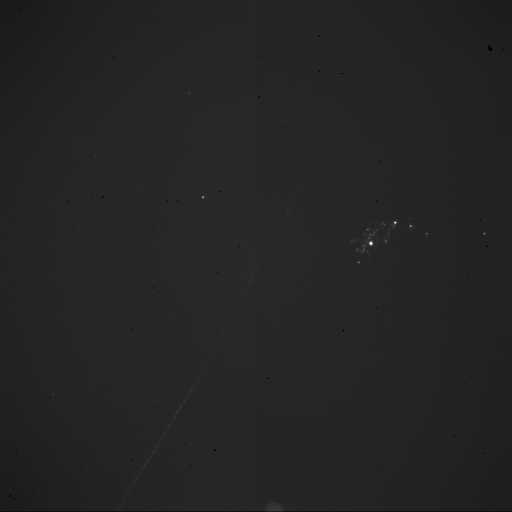
#> input picture scratch-lib/04_s.bmp, 512 x 512 px
$ python -i overlay_scratches.py   (imports and definitions only)
#> lines starting #> are read from the running program, lines starting #| are printed output that depends on the picture; after the words box and inside, x2 and y2 are one past the last pixel; in counts of white or black regions, pixels touching at a corner belong together
#!/usr/bin/env python3
"""
Script to overlay scratches from BMP files onto clean fiber optic images.
The scratches are extracted from dark background BMP files and overlaid onto PNG/JPG images.
"""

import sys
import subprocess
import importlib.util

# [33 lines left out: function check_and_install_dependencies, not called in this run]

# Check dependencies before importing
# [1 line not run here, left out]

import cv2
import numpy as np
import os
from pathlib import Path
from typing import Tuple, Optional

def extract_scratches(bmp_path: str, threshold: int = 30) -> Tuple[np.ndarray, np.ndarray]:
    """
    Extract scratches from a BMP file with dark background.

    Args:
        bmp_path: Path to the BMP file containing scratches
        threshold: Threshold value for separating scratches from background

    Returns:
        scratch_mask: Binary mask of the scratches
        scratch_image: The scratch pixels preserved
    """
#> called with bmp_path = '04_s.bmp', threshold = 30
    # Read the BMP file
    scratch_img = cv2.imread(bmp_path)
#> scratch_img is the input picture: shape (512, 512, 3); min 0, max 255, mean 36.2
    if scratch_img is None:
        raise ValueError(f"Could not read image: {bmp_path}")

    # Convert to grayscale
    gray = cv2.cvtColor(scratch_img, cv2.COLOR_BGR2GRAY)

    # Create a mask for the scratches (lighter pixels on dark background)
    _, scratch_mask = cv2.threshold(gray, threshold, 255, cv2.THRESH_BINARY)
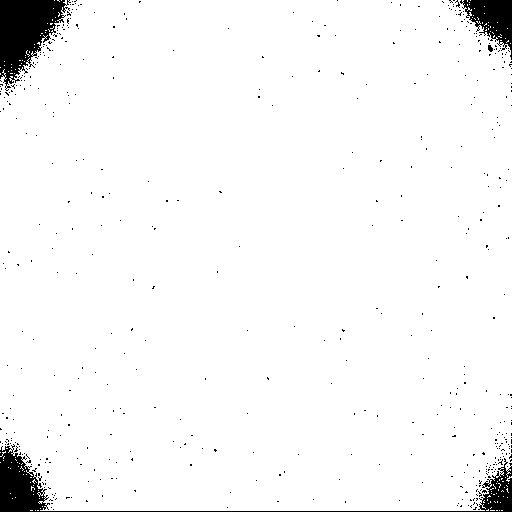
#> scratch_mask: shape (512, 512); 96.3% white; 513 black regions (509 under 20 px), largest, box (x1, y1, x2, y2) and area: (0, 0, 71, 91) 3501, (0, 444, 512, 512) 3480, (460, 0, 512, 60) 1543, (488, 45, 493, 52) 26

    # Apply some morphological operations to clean up the mask
    kernel = np.ones((2, 2), np.uint8)
    scratch_mask = cv2.morphologyEx(scratch_mask, cv2.MORPH_CLOSE, kernel)
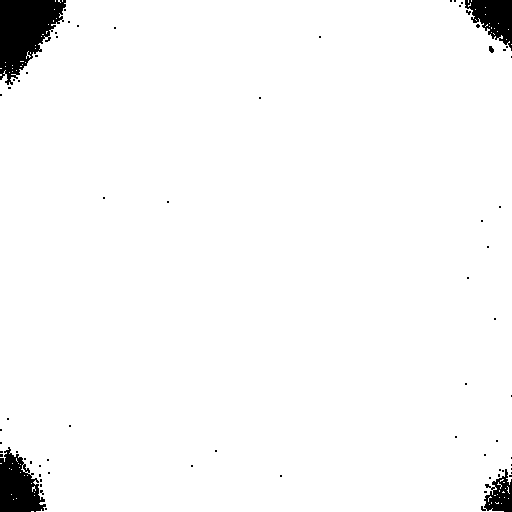
#> scratch_mask: shape (512, 512); 97% white; 70 black regions (65 under 20 px), largest, box (x1, y1, x2, y2) and area: (0, 0, 66, 85) 3443, (0, 447, 46, 512) 1925, (465, 0, 512, 51) 1380, (481, 469, 512, 512) 728, (489, 46, 494, 53) 26
    scratch_mask = cv2.morphologyEx(scratch_mask, cv2.MORPH_OPEN, kernel)
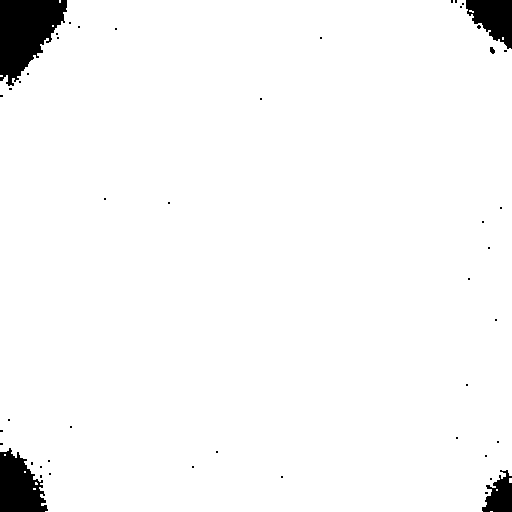
#> scratch_mask: shape (512, 512); 96.8% white; 47 black regions (42 under 20 px), largest, box (x1, y1, x2, y2) and area: (0, 0, 67, 86) 3707, (0, 448, 48, 512) 2104, (466, 0, 512, 49) 1461, (482, 470, 512, 512) 799, (490, 47, 495, 54) 26

    # Create scratch image with transparency
    scratch_image = scratch_img.copy()

    return scratch_mask, scratch_image

# [191 lines left out: functions overlay_scratches, process_batch, get_user_input, validate_threshold, validate_opacity, main, not called in this run]

# [2 lines not run here, left out]

>>> result = extract_scratches('04_s.bmp')
